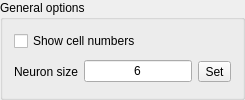
            <widget class="QGroupBox" name="groupBox_37">
             <property name="sizePolicy">
              <sizepolicy hsizetype="Preferred" vsizetype="Maximum">
               <horstretch>0</horstretch>
               <verstretch>0</verstretch>
              </sizepolicy>
             </property>
             <property name="title">
              <string>General options</string>
             </property>
             <layout class="QVBoxLayout" name="verticalLayout_63">
              <item>
               <widget class="QCheckBox" name="enscomp_visopts_showcells">
                <property name="text">
                 <string>Show cell numbers</string>
                </property>
               </widget>
              </item>
              <item>
               <widget class="QWidget" name="widget_15" native="true">
                <layout class="QHBoxLayout" name="horizontalLayout_28">
                 <property name="leftMargin">
                  <number>0</number>
                 </property>
                 <property name="topMargin">
                  <number>0</number>
                 </property>
                 <property name="rightMargin">
                  <number>0</number>
                 </property>
                 <property name="bottomMargin">
                  <number>0</number>
                 </property>
                 <item>
                  <widget class="QLabel" name="label_24">
                   <property name="text">
                    <string>Neuron size</string>
                   </property>
                  </widget>
                 </item>
                 <item>
                  <widget class="QLineEdit" name="enscomp_visopts_neusize">
                   <property name="text">
                    <string>6</string>
                   </property>
                   <property name="alignment">
                    <set>Qt::AlignCenter</set>
                   </property>
                  </widget>
                 </item>
                 <item>
                  <widget class="QToolButton" name="enscomp_visopts_setneusize">
                   <property name="text">
                    <string>Set</string>
                   </property>
                  </widget>
                 </item>
                </layout>
               </widget>
              </item>
             </layout>
            </widget>
